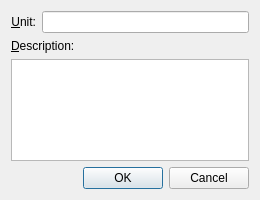
<?xml version="1.0" encoding="UTF-8"?>
<ui version="4.0">
 <class>DialogAddEditUnit</class>
 <widget class="QDialog" name="DialogAddEditUnit">
  <property name="windowModality">
   <enum>Qt::ApplicationModal</enum>
  </property>
  <property name="geometry">
   <rect>
    <x>0</x>
    <y>0</y>
    <width>260</width>
    <height>200</height>
   </rect>
  </property>
  <property name="windowTitle">
   <string>Add site</string>
  </property>
  <layout class="QVBoxLayout" name="verticalLayout_2">
   <item>
    <layout class="QFormLayout" name="formLayout">
     <property name="fieldGrowthPolicy">
      <enum>QFormLayout::AllNonFixedFieldsGrow</enum>
     </property>
     <item row="0" column="0">
      <widget class="QLabel" name="label">
       <property name="text">
        <string>&amp;Unit:</string>
       </property>
       <property name="alignment">
        <set>Qt::AlignRight|Qt::AlignTrailing|Qt::AlignVCenter</set>
       </property>
       <property name="buddy">
        <cstring>unitnameEdit</cstring>
       </property>
      </widget>
     </item>
     <item row="0" column="1">
      <widget class="QLineEdit" name="unitnameEdit"/>
     </item>
    </layout>
   </item>
   <item>
    <layout class="QVBoxLayout" name="verticalLayout">
     <item>
      <widget class="QLabel" name="label_5">
       <property name="text">
        <string>&amp;Description:</string>
       </property>
       <property name="buddy">
        <cstring>descriptionEdit</cstring>
       </property>
      </widget>
     </item>
     <item>
      <widget class="QPlainTextEdit" name="descriptionEdit"/>
     </item>
    </layout>
   </item>
   <item>
    <widget class="QDialogButtonBox" name="buttonBox">
     <property name="orientation">
      <enum>Qt::Horizontal</enum>
     </property>
     <property name="standardButtons">
      <set>QDialogButtonBox::Cancel|QDialogButtonBox::Ok</set>
     </property>
    </widget>
   </item>
  </layout>
 </widget>
 <tabstops>
  <tabstop>unitnameEdit</tabstop>
  <tabstop>buttonBox</tabstop>
  <tabstop>descriptionEdit</tabstop>
 </tabstops>
 <resources/>
 <connections>
  <connection>
   <sender>buttonBox</sender>
   <signal>accepted()</signal>
   <receiver>DialogAddEditUnit</receiver>
   <slot>accept()</slot>
   <hints>
    <hint type="sourcelabel">
     <x>248</x>
     <y>254</y>
    </hint>
    <hint type="destinationlabel">
     <x>157</x>
     <y>274</y>
    </hint>
   </hints>
  </connection>
  <connection>
   <sender>buttonBox</sender>
   <signal>rejected()</signal>
   <receiver>DialogAddEditUnit</receiver>
   <slot>reject()</slot>
   <hints>
    <hint type="sourcelabel">
     <x>316</x>
     <y>260</y>
    </hint>
    <hint type="destinationlabel">
     <x>286</x>
     <y>274</y>
    </hint>
   </hints>
  </connection>
 </connections>
</ui>
